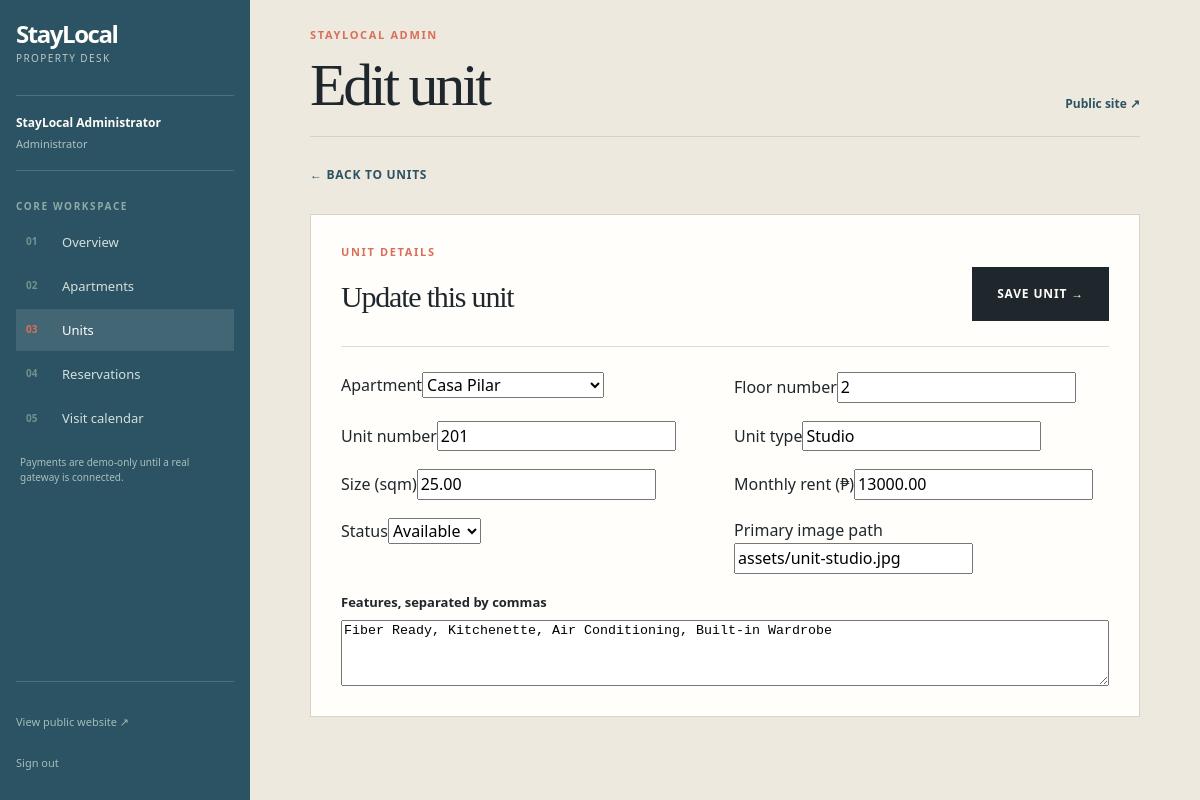
The app's page /admin/units.php?action=edit&id=3 (signed in) with its own data.
### tables this page shows
CREATE TABLE units (
    id INT UNSIGNED NOT NULL AUTO_INCREMENT,
    apartment_id INT UNSIGNED NOT NULL,
    floor_number TINYINT UNSIGNED NOT NULL,
    unit_number VARCHAR(20) NOT NULL,
    unit_type VARCHAR(60) NOT NULL,
    size_sqm DECIMAL(6,2) NOT NULL,
    monthly_rent DECIMAL(10,2) NOT NULL,
    image_url VARCHAR(255) DEFAULT NULL,
    features TEXT DEFAULT NULL,
    status ENUM('available', 'occupied', 'reserved') NOT NULL DEFAULT 'available',
    PRIMARY KEY (id),
    UNIQUE KEY unique_apartment_unit (apartment_id, unit_number),
    INDEX idx_units_status (status),
    CONSTRAINT fk_units_apartment FOREIGN KEY (apartment_id) REFERENCES apartments(id) ON DELETE CASCADE ON UPDATE CASCADE
);

CREATE TABLE apartments (
    id INT UNSIGNED NOT NULL AUTO_INCREMENT,
    name VARCHAR(120) NOT NULL,
    area VARCHAR(100) NOT NULL,
    address VARCHAR(180) NOT NULL,
    description TEXT NOT NULL,
    pet_friendly TINYINT(1) NOT NULL DEFAULT 0,
    image_url VARCHAR(255) NOT NULL DEFAULT 'assets/feat-view.jpg',
    featured TINYINT(1) NOT NULL DEFAULT 0,
    PRIMARY KEY (id),
    INDEX idx_apartments_area (area),
    INDEX idx_apartments_pet_friendly (pet_friendly)
);

### config/database.php (called while the page is built, shortened)
<?php
function e(?string $value): string
{
    return htmlspecialchars($value ?? '', ENT_QUOTES, 'UTF-8');
}

### admin/units.php (the view, shortened to what this page needs)
<?php
require_once __DIR__ . '/../config/database.php';
$action = (string)($_GET['action'] ?? 'list');
$id = filter_input(INPUT_GET, 'id', FILTER_VALIDATE_INT) ?: 0;
$error = null;
$editing = ['id' => 0, 'apartment_id' => 0, 'floor_number' => 1, 'unit_number' => '', 'unit_type' => 'Studio', 'size_sqm' => '', 'monthly_rent' => '', 'image_url' => 'assets/unit-studio.jpg', 'features' => '', 'status' => 'available'];
try {
    $pdo = db();
    if ($action === 'edit' && $id && !$error) {
        $statement = $pdo->prepare('SELECT * FROM units WHERE id = :id LIMIT 1');
        $statement->execute(['id' => $id]);
        $editing = $statement->fetch() ?: $editing;
    }
    $apartments = $pdo->query('SELECT id, name FROM apartments ORDER BY name')->fetchAll();
} catch (Throwable $exception) {
    $dbError = 'Unable to load units. Verify the MySQL connection and schema.';
    $apartments = $units = [];
}
require __DIR__ . '/partials/header.php';
?>
<?php if ($action === 'new' || $action === 'edit'): ?>
    <div class="admin-page-actions"><a class="text-link" href="units.php">← Back to units</a></div>
    <form method="post" class="admin-form-card"><input type="hidden" name="csrf" value="<?= e(adminCsrfToken()) ?>"><input type="hidden" name="form_action" value="save"><input type="hidden" name="id" value="<?= (int)$editing['id'] ?>"><div class="admin-form-heading"><div><p class="eyebrow">UNIT DETAILS</p><h2><?= $editing['id'] ? 'Update this unit' : 'Create a new unit' ?></h2></div><button class="button button-dark" type="submit">Save unit →</button></div><div class="form-grid"><label>Apartment<select name="apartment_id" required><option value="">Choose apartment</option><?php foreach ($apartments as $apartment): ?><option value="<?= (int)$apartment['id'] ?>" <?= (int)$editing['apartment_id'] === (int)$apartment['id'] ? 'selected' : '' ?>><?= e($apartment['name']) ?></option><?php endforeach; ?></select></label><label>Floor number<input type="number" min="1" name="floor_number" required value="<?= e((string)$editing['floor_number']) ?>"></label><label>Unit number<input type="text" name="unit_number" required value="<?= e($editing['unit_number']) ?>"></label><label>Unit type<input type="text" name="unit_type" required value="<?= e($editing['unit_type']) ?>"></label><label>Size (sqm)<input type="number" min="1" step="0.01" name="size_sqm" required value="<?= e((string)$editing['size_sqm']) ?>"></label><label>Monthly rent (₱)<input type="number" min="1" step="0.01" name="monthly_rent" required value="<?= e((string)$editing['monthly_rent']) ?>"></label><label>Status<select name="status"><?php foreach (['available','occupied','reserved'] as $status): ?><option value="<?= $status ?>" <?= $editing['status'] === $status ? 'selected' : '' ?>><?= ucfirst($status) ?></option><?php endforeach; ?></select></label><label>Primary image path<input type="text" name="image_url" value="<?= e($editing['image_url']) ?>"></label></div><label class="admin-wide-label">Features, separated by commas<textarea name="features" rows="4" placeholder="Fiber Ready, Balcony, Air Conditioning"><?= e($editing['features']) ?></textarea></label></form>
<?php endif; ?>
<?php require __DIR__ . '/partials/footer.php'; ?>

### assets/style.css (style rules this page uses)
:root { --ink: #1f272d; --muted: #69757a; --paper: #f5f3ee; --white: #fffefa; --line: #d7d9d2; --blue: #2c5363; --blue-dark: #193a48; --coral: #d96f59; --gold: #d9aa3f; --moss: #64765a; --plum: #685367; --soft-blue: #dfe9e9; --soft-yellow: #f2e9ca; --shadow: 0 18px 40px rgba(31, 39, 45, .09); --sans: "Trebuchet MS", "Segoe UI", Arial, sans-serif; --display: Georgia, "Times New Roman", serif; }
* { box-sizing: border-box; }
html { scroll-behavior: smooth; }
body { margin: 0; color: var(--ink); background: var(--paper); font-family: var(--sans); font-size: 16px; line-height: 1.55; }
a { color: inherit; text-decoration: none; }
button, input, select { font: inherit; }
button { cursor: pointer; }
.eyebrow { margin: 0 0 15px; color: var(--coral); font-size: 11px; font-weight: 800; letter-spacing: .15em; line-height: 1.3; }
.button { display: inline-flex; min-height: 54px; align-items: center; justify-content: center; padding: 0 24px; border: 1px solid transparent; font-size: 12px; font-weight: 800; letter-spacing: .07em; text-transform: uppercase; transition: background .2s ease, color .2s ease, border-color .2s ease; }
.button-dark { background: var(--ink); color: var(--white); }
.text-link { display: inline-flex; gap: 10px; align-items: center; color: var(--blue); font-size: 12px; font-weight: 800; letter-spacing: .06em; text-transform: uppercase; }
.form-grid { display: grid; grid-template-columns: repeat(2, minmax(0, 1fr)); gap: 18px; }
.admin-body { min-height: 100vh; background: #eee9df; }
.admin-topbar-actions a, .admin-page-actions a { color: var(--blue); font-size: 12px; font-weight: 800; text-decoration: none; }
.panel-heading h2, .admin-form-heading h2, .admin-day-heading h2 { margin: 8px 0 0; font-family: var(--display); font-size: 30px; font-weight: 400; letter-spacing: -.04em; }
.admin-page-actions { padding: 24px 0 0; }
.admin-form-card { padding: 30px; margin-top: 28px; background: var(--white); border: 1px solid #d8d3ca; }
.admin-form-heading { display: flex; align-items: flex-end; justify-content: space-between; gap: 20px; padding-bottom: 25px; margin-bottom: 25px; border-bottom: 1px solid #e1ddd5; }
.admin-form-heading h2 { margin-bottom: 0; }
.admin-wide-label { display: flex; flex-direction: column; gap: 8px; margin-top: 18px; color: var(--ink); font-size: 13px; font-weight: 800; }
.stat-card, .admin-panel, .admin-form-card { box-shadow: none; }

### records on screen
units: apartment_id "Casa Pilar", floor_number "2", unit_number "201", unit_type "Studio", size_sqm "25.00", monthly_rent "13000.00", status "Available", image_url "assets/unit-studio.jpg", features "Fiber Ready, Kitchenette, Air Conditioning, Built-in Wardrobe"

### other values on screen
$adminName "StayLocal Administrator"
$pageTitle "Edit unit"
